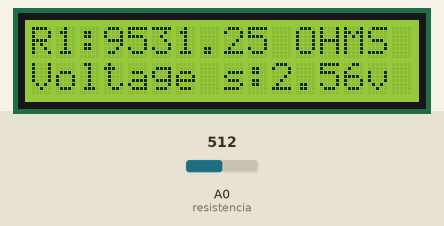
This sketch was run on a simulated Arduino Uno, built with avr-gcc and run on an emulated ATmega328P. On the bench: 16×2 character LCD. The test bench sets the inputs (shaded band); at power-on: A0 (resistencia) = 512.

Above: at 1.2 s.
1.3 s: A0 (resistencia) set to 716
At 2.5 s:
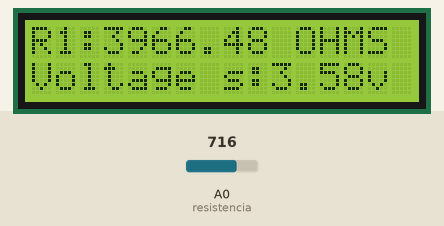
3.6 s: A0 (resistencia) set to 900
At 5.3 s:
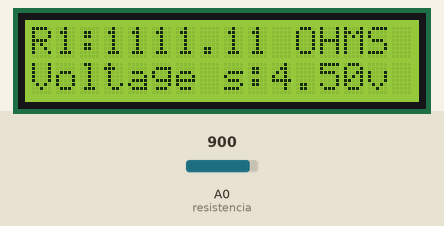
5.7 s: A0 (resistencia) set to 1023
At 6.9 s:
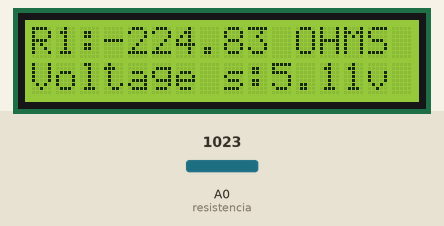
Timing chart, 0 to 8.7 s (numbered marks = the images above; inputs shaded):
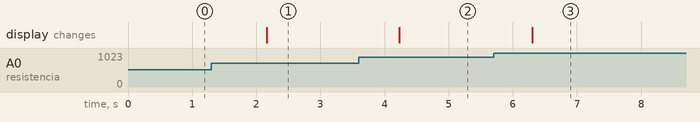

Measured:
- after the input at 1.3 s, the display: changes after 0.87 s (image 1)
- after the input at 3.6 s, the display: changes after 0.63 s (image 2)
- after the input at 5.7 s, the display: changes after 0.60 s (image 3)

The sketch:

ohmimetro.ino
```cpp
#include <Wire.h>
#include <LiquidCrystal_I2C.h>
#define resistencia  A0
int val = 0;
int Vin = 5.83;
float voltajee = 0;
float R2 = 10000;
float R1 = 0;
float resistenciah = 0;

LiquidCrystal_I2C lcd_ni(0x27,16,2);
void setup()
{
Serial.begin(9600);
lcd_ni.init();
lcd_ni.backlight();
}

void loop()
{
val = analogRead(resistencia);
  if(val){
    resistenciah = val * Vin;
    voltajee = (resistenciah)/1000.0;
    resistenciah = (Vin/voltajee) - 1;
    R1= R2 * resistenciah;
    lcd_ni.setCursor(0,1),
    lcd_ni.print("Voltage s: ");
    lcd_ni.setCursor(10,1);
    lcd_ni.print(voltajee);
    lcd_ni.print("v");
    lcd_ni.setCursor(0,0);
    lcd_ni.print("R1: ");
    lcd_ni.setCursor(3,0);
    lcd_ni.print(R1);
    lcd_ni.print(" OHMS");
    delay(1000);
}
}
```
